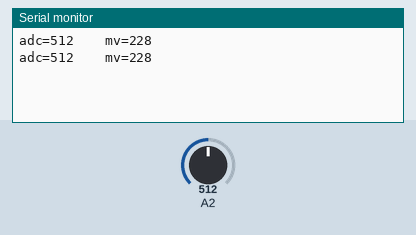
Recording of a sketch running on a simulated Arduino Uno, built with avr-gcc and run on an emulated ATmega328P. On the bench: the last lines printed to the serial monitor. The inputs (shaded band) are chosen by the test bench; at power-on: A2 = 512.

Above: at 1.8 s.
1.9 s: A2 set to 716
At 2.6 s:
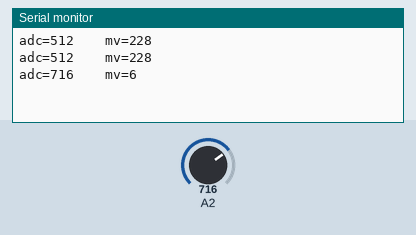
3.4 s: A2 set to 900
At 4.8 s:
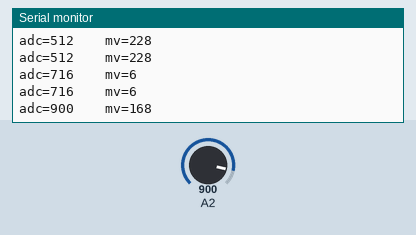
Timing chart, 0 to 6.4 s (numbered marks = the images above; inputs shaded):
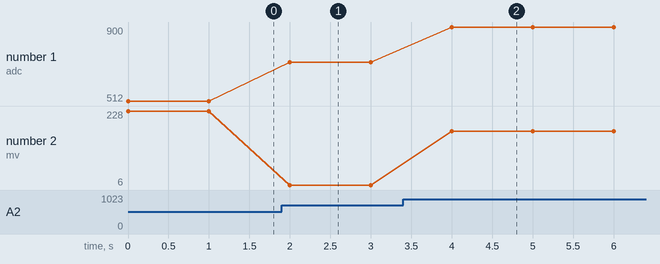

The sketch:

2022-11-20_CheckPowerTest.ino
```cpp
#include <Arduino.h>


// VUSB is 5.0V when plugged in, and is about 3.3V when not plugged in
// The pin is half that. Set threshold for halfway between 5.0 and 3.3.
// Halfway between 3.3 and 5.0 is 4.15V.
// Pin is half that, or 2.075V.
// ADC reading is 1024 at 3.3V, so ADC threshold is 644.


void setup()
{

  Serial.begin(115200);
  while (!Serial)
    ;

}


void loop()
{
  static uint32_t next_ms = millis();

  if (millis() < next_ms)
    return;

  next_ms += 1000;

  int adc = analogRead(2);

  // mV = 2 * 3300 * adc / 1024
  //   reduce:
  // mv = 825 * adc / 128

  int mv = 825 * adc / 128;

  Serial.print("adc="); Serial.print(adc);
  Serial.print("    mv="); Serial.print(mv);
  Serial.println();
}
```

Measured:
- after the input at 1.9 s, the serial monitor: prints a new line after 0.10 s (image 1)
- after the input at 3.4 s, the serial monitor: prints a new line after 0.60 s (image 2)
- plotted number 1: 512 → 716 after the input at 1.9 s, 716 → 900 after the input at 3.4 s
- plotted number 2: 228 → 6 after the input at 1.9 s, 6 → 168 after the input at 3.4 s
